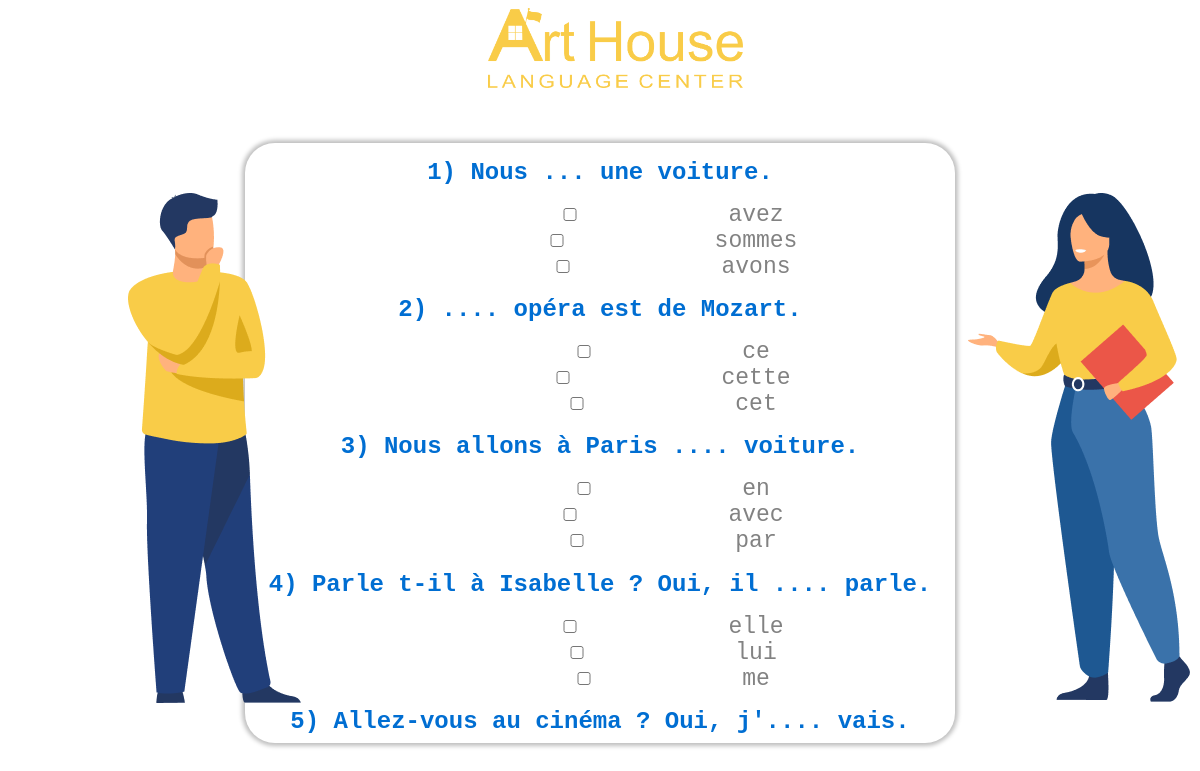
/quiz-page/Ֆրանսերեն (signed in), run on the app's committed database.
### website.py (models this page shows, shortened)
class Tests(db.Model):
    id = db.Column(db.Integer, primary_key=True)
    question = db.Column(db.String(300), nullable=False)
    question_number = db.Column(db.Integer, nullable=False)
    answer1 = db.Column(db.String(100), nullable=False)
    answer2 = db.Column(db.String(100), nullable=False)
    answer3 = db.Column(db.String(100), nullable=False)
    answer4 = db.Column(db.String(100), nullable=False)
    correct_answer = db.Column(db.String(100), nullable=False)
    language = db.Column(db.String(100), nullable=False)
    correct_answer_number = db.Column(db.Integer, nullable=False)

### website.py (the view)
@app.route('/quiz-page/<language>')
def quiz_arm(language):
    print(language)
    tests = Tests.query.filter_by(language=language).all()
    return render_template('single.html', tests=tests)

### templates/single.html (shortened to what this page needs)
<!DOCTYPE html>
<html lang="en">
<head>
    <link rel="stylesheet" href="{{ url_for('static', filename='css/media.css') }}">
    <link rel="stylesheet" href="{{ url_for('static', filename='css/engtest.css') }}">
</head>
<body>
  <div class="logo animate-top logotype"  style="text-align:center" >
    <a href="/home"><img src="{{ url_for('static', filename='images/logo.png') }}" width="255px" height="80px" alt="" class="log"></a>
</div>
<div class="person1">
  <img src="{{ url_for('static', filename='images/Group (2).png') }}" alt="">
</div>
<div class="person2">
  <img src="{{ url_for('static', filename='images/Group (3).png') }}" alt="">
</div>
 <div class="progresslist" id="prog"  >
  <div class="quiz_box">
    {% for r in tests %}
    <form action="/quiz_results/calculate/{{r.language}}" method="POST">
      <h1>{{r.question_number}}) {{r.question}}</h1>
      <input name="answer_{{r.question_number}}" class="check_input" type="checkbox" value="1">
      <label for="answer_{{r.question_number}}" class="check_label">{{r.answer1}}</label><br>
      <input name="answer_{{r.question_number}}" type="checkbox" class="check_input" value="2">
      <label for="answer_{{r.question_number}}" class="check_label">{{r.answer2}}</label><br>
      <input name="answer_{{r.question_number}}" type="checkbox" class="check_input" value="3">
      <label for="answer_{{r.question_number}}" class="check_label">{{r.answer3}}</label><br>
      {% endfor %}
    </form>
  </div>
</div>
</body>
</html>

### static/css/media.css (style rules this page uses)
@media screen and (max-width:1500px) { form input, .select { width:300px } }
.logo { margin-left: 30px; }

### static/css/engtest.css (style rules this page uses)
html, body { overflow-x: hidden; }
body { background-image: url('https://img.freepik.com/free-vector/copy-space-wavy-white-background-layers_23-2148845469.jpg?w=2000'); background-size: 100% 100%; overflow-x: hidden; font-family: sans-serif; font-size: 18px; color:#006ED2; }
.progresslist { margin:50px auto; width:60%; background: #FFFFFF; box-shadow: 0px 0px 4px 3px rgba(0, 0, 0, 0.25); border-radius: 30px; height:600px; }
label { color: #828282; }
label:before { content: ""; width: 15px; height: 15px; background: #006ED2 ; position: absolute; left: 7px; top: calc(50% - 13px); box-sizing: border-box; border-radius: 50%; }
.quiz_box { width: 100%; height: 100%; overflow-y: scroll; text-align: center; }
.quiz_box h1 { font-size: 24px; font-family: monospace; }
.check_label { font-size: 23px; color:#828282; font-family: monospace; transition: 0.5s; }
.person1 { position: absolute; margin-left: 10%; margin-top: 100px; }
.person2 { position: absolute; margin-left: 80%; margin-top: 100px; }

### data on the page
Tests: question_number "1", question "Nous ... une voiture.", answer1 "avez", answer2 "sommes", answer3 "avons"
Tests: question_number "2", question ".... opéra est de Mozart.", answer1 "ce", answer2 "cette", answer3 "cet"
Tests: question_number "3", question "Nous allons à Paris .... voiture.", answer1 "en", answer2 "avec", answer3 "par"
Tests: question "Parle t-il à Isabelle ? Oui, il .... parle.", answer1 "elle", answer2 "lui", answer3 "me"
Tests: question_number "5", question "Allez-vous au cinéma ? Oui, j'.... vais."
